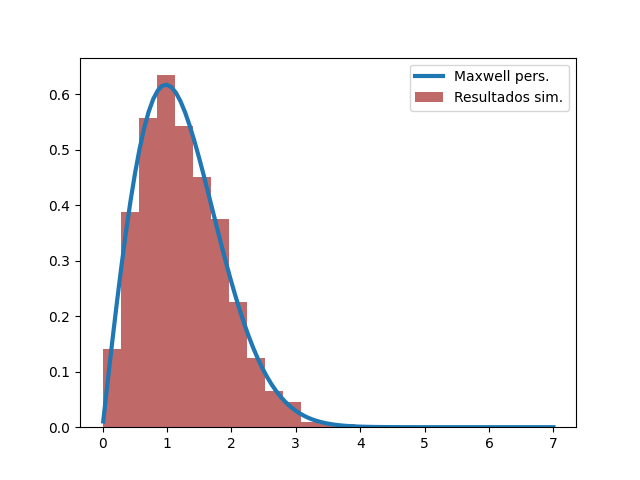

Write Python code to recreate this figure.
import math
import numpy as np
import matplotlib.pyplot as plt
import os
from scipy.stats import maxwell

# Abrimos el fichero temp para consultar los datos finales de la simulacion
filepath = '/home/willy/Documentos/codigo_git/clone_pyMD/results/temp.dat'
with open(filepath, 'r') as f:
    for line in f.readlines():
        pass
    last_line = line.split()
    # Leemos la temperatura en 'equilibrio'
    T = 0.5*float(last_line[0])

# Ruta donde se guardan los archivos .dat
ruta = '/home/willy/Documentos/codigo_git/clone_pyMD/results'
# Leemos nombres de los archivos y contamos cuantos
# 'frames' hay
npart = 25  # Particulas simuladas
names = os.listdir(ruta)
count = [1 if 'vxvy' in name else 0 for name in names]
count = np.array(count)
total_frames = np.sum(count)
vels = np.zeros((total_frames, npart))  
vels_vect = np.zeros((npart*total_frames, 2))  # Para guardar los vectores velocidad

# Para el histograma
bins = 25
vmax = 7
vmin = 0
data_hist = np.zeros((total_frames, bins))
average = np.zeros(bins)

for i in range(total_frames):
    filename = f'vxvy{i:04d}.dat'
    # Ruta del archivo con las velocidades
    frame = os.path.join(ruta, filename)
    # Leemos las velocidades y calculamos el modulo
    dat = open(frame)
    j = 0
    for pos in dat.readlines():
        splitted = pos.split()
        coords = (float(splitted[0]), float(splitted[1]))
        vels_vect[i+j][0] = coords[0]
        vels_vect[i+j][1] = coords[1]
        mod = np.sqrt(coords[0]**2 + coords[1]**2) 
        vels[i][j] = mod
        j = j + 1
    dat.close()

    # Guardamos la frecuencia de cada barra del histograma
    counts, intervals = np.histogram(vels[i], bins=bins, range=(vmin, vmax), density=True)
    data_hist[i] = counts
    average = average + data_hist[i]

# Histograma medio
average = average/total_frames

# Densidad original
m = 1
kB = 1
maxwell_og = lambda v: (m*v/(kB*T))*np.exp(-(m*v**2)/(2*kB*T))

x = np.linspace(0.01, 7, 100)
#plt.plot(x, maxwell.pdf(x), lw=3, label='Maxwell Distr')
plt.plot(x, maxwell_og(x), lw=3, label='Maxwell pers.')
plt.stairs(average, intervals, color='brown', alpha=0.7, fill=True, label='Resultados sim.')
plt.legend()
plt.savefig('vel_dist.png')
#plt.show()

# Momentos
meas = npart*total_frames  # Total mediciones de la velocidad
first_mom = [0,0]
for vect in vels_vect:
    first_mom = first_mom + vect
first_mom = first_mom/meas
print('El primer momento de la velocidad es: ', first_mom)

sec_mom = [0,0]
for vect in vels_vect:
    sec_mom[0] = sec_mom[0] + (vect[0]-first_mom[0])**2
    sec_mom[1] = sec_mom[1] + (vect[1]-first_mom[1])**2
sec_mom = sec_mom/meas
print('El segundo momento de la velocidad es: ', sec_mom)

third_mom = [0,0]
for vect in vels_vect:
    third_mom[0] = third_mom[0] + (vect[0]-first_mom[0])**3
    third_mom[1] = third_mom[1] + (vect[1]-first_mom[0])**3
third_mom[0] = third_mom[0]/(meas*np.sqrt(sec_mom[0])**3)
third_mom[1] = third_mom[1]/(meas*np.sqrt(sec_mom[1])**3)
print('El tercer momento de la velocidad es: ', third_mom)

fourth_mom = [0,0]
for vect in vels_vect:
    fourth_mom[0] = fourth_mom[0] + (vect[0]-first_mom[0])**4
    fourth_mom[1] = fourth_mom[1] + (vect[1]-first_mom[1])**4
fourth_mom[0] = fourth_mom[0]/(meas*sec_mom[0]**2)
fourth_mom[1] = fourth_mom[1]/(meas*sec_mom[1]**2)
print('El cuarto momento de la velocidad es: ', fourth_mom)
